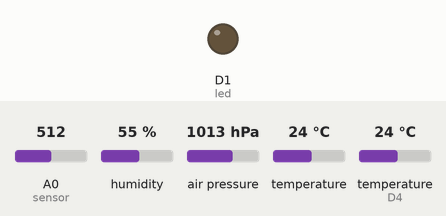
The sketch below on a simulated ESP8266 (NodeMCU). On the bench: output pins drawn as LEDs (lit = HIGH). The test bench sets the inputs (shaded band); at power-on: A0 (sensor) = 512, humidity 55 %, air pressure 1013 hPa, temperature 24 °C, temperature (sensor on D4) 24 °C. WiFi joins after 1.5 s; servers stay silent unless stated.

Above: at 3.3 s.
3.4 s: A0 (sensor) set to 156
4.9 s: A0 (sensor) set to 140
At 6.3 s:
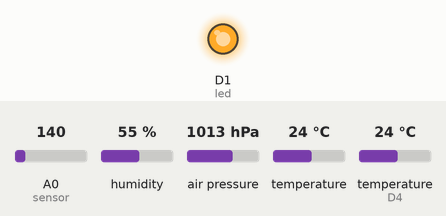
6.6 s: A0 (sensor) set to 160
At 7.6 s:
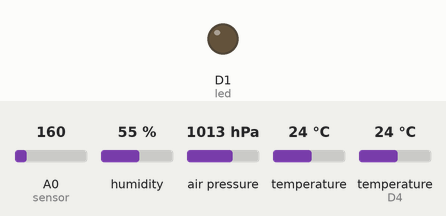
8.1 s: A0 (sensor) set to 30
At 8.7 s:
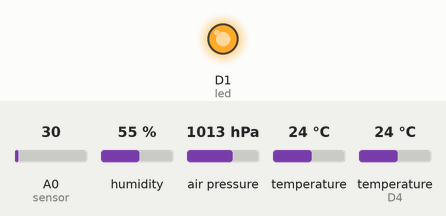
Timing chart, 0 to 10.6 s (numbered marks = the images above; inputs shaded):
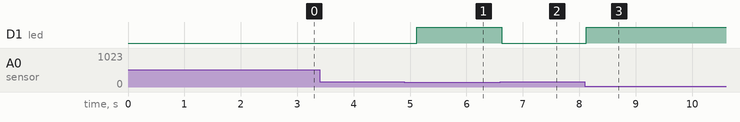

The sketch:

IOT_WEATHER_STATION_BLYNK.ino
```cpp
/***************************************************
IOT WEATHER STATION USING BLYNK
By Nikkilesh

Github Link : https://github.com/Nikkileshh/Iot_projects
Check out https://github.com/Nikkileshh

 ****************************************************/

#include <Adafruit_Sensor.h>           //In order to use DHT sensor we have to include this library first
#define BLYNK_PRINT Serial


//___________________Include Libraries_________________________________________________________

#include <DHT.h>                      //Including the DHT library
#include <ESP8266WiFi.h>              //Including the ESP8266 WiFi library in order to usm them
#include <BlynkSimpleEsp8266.h>       //library for linking up Blynk with ESP8266
#include <Wire.h>                     //For using I2C connection of BMP180 in order to connect it to the board
#include <Adafruit_BMP280.h>          //Including the library for BMP180

Adafruit_BMP280 bmp;                  //Defining the object bmp
#define I2C_SCL 12                    //Connect SCL pin of BMP180 to GPIO12(D6) of Nodemcu
#define I2C_SDA 13                    //Connect SDA pin of BMP180 to GPIO13(D7) of Nodemcu
#define led D1
#define sensor A0

int RainSensor = A0;
int RS=0; //variable to store RainDrop Sensor Module's output value

float dst,bt,bp,ba;
char dstmp[20],btmp[20],bprs[20],balt[20];
bool bmp280_present=true;

char auth[] = ""; //Authentication Key will be there in the Blynk App

//________________________Mention the SSID and Password____________________________________________________

char ssid[] = ""; //SSID of the WiFi hotspot available
char pass[] = "";  //Password of the WiFi

#define DHTPIN 2                                    //Connect the DHT11 sensor's data pin to GPIO2(D4) of Nodemcu
#define DHTTYPE DHT11                               //Mention the type of sensor we are using, Here it it DHT11, for DHT22 just replace DHT11 with DHT22

DHT dht(DHTPIN, DHTTYPE); //Defining the pin and the dhttype

BlynkTimer timer;


void sendSensor()
{


//______________________________Check the working of BMP180 sensor________________________________________

          if (!bmp.begin())
          {
              Serial.println("Could not find a valid BMP085 sensor, check wiring!");
              while (1) {}
          }

//______________________Getting the Humidity and temperature value from DHT11____________________________

          float h = dht.readHumidity();

          float t = dht.readTemperature(); // or dht.readTemperature(true) for Fahrenheit


//______________________________Check the working of DHT11 sensor________________________________________

          if (isnan(h) || isnan(t))
          {
              Serial.println("Failed to read from DHT sensor!");
              return;
          }

//______________________________Measuring the Dew Point______________________________________________________

          double gamma = log(h/100) + ((17.62*t) / (243.5+t));
          double dp = 243.5*gamma / (17.62-gamma);
//_____________________________________Checking for Rain______________________________________________________

          RS = analogRead(RainSensor);
          RS = constrain(RainSensor, 150, 440);
          RS = map(RainSensor, 150, 440, 1023, 0);


//______________________Reading the value of Pressure, Temperature, Altitude from the BMP180__________________


          float bp =  bmp.readPressure()/100; // Division by 100 makes it in millibars

          float ba =  bmp.readAltitude();

          float bt =  bmp.readTemperature();

          float dst = bmp.readSealevelPressure()/100;


 //___________________LDA SENSOR CODE_____________________________(EXTRA)


 int LDR = analogRead(sensor);
    if(LDR <150)
  {
    digitalWrite(led, HIGH);
    Blynk.notify("Light ON");
  }
  else
  {
    digitalWrite(led, LOW);

  }

  Blynk.virtualWrite(V7, LDR); // Give whatever pin is free in node mcu, make sure v7 is not overlapped


 //_______________Printing the valus of the above read value on to the Virtual Pins in the Bluynk App_____________

          Blynk.virtualWrite(V5 , h);
          Blynk.virtualWrite(V6 , t);
          Blynk.virtualWrite(V10, bp);
          Blynk.virtualWrite(V11, ba);
          Blynk.virtualWrite(V13, bt);
          Blynk.virtualWrite(V13, dst);
          Blynk.virtualWrite(V14, dp);
          Blynk.virtualWrite(V15, RS);

}

void setup()
{

          Serial.begin(9600); //Initializing the Serial Monitor with a Baud Rate of 9600

          Blynk.begin(auth, ssid, pass);

          dht.begin();  //Initializing the DHT sensor

          Wire.begin(I2C_SDA, I2C_SCL); //Initializing the I2C connection

          delay(10);

          timer.setInterval(1000L, sendSensor);

          //EXTRA FOR LDR

           pinMode(led, OUTPUT);
           Serial.begin(9600);
           Blynk.begin(auth, ssid, pass);
           timer.setInterval(500L, sendSensor);
}

void loop()
{
  Blynk.run();
  timer.run();
}
```

Measured:
- the behaviour switches between 150 and 149 on A0 (sensor) (found by bisection; images 0 and 1)
- after the input at 3.4 s, every drawn part: stays the same
- after the input at 4.9 s, D1 (led): LOW → HIGH after 0.22 s
- after the input at 6.6 s, D1 (led): HIGH → LOW at once
- after the input at 8.1 s, D1 (led): LOW → HIGH at once
